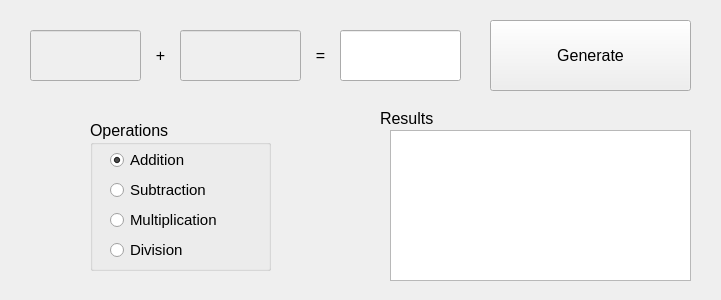
<?xml version="1.0" encoding="UTF-8"?>
<ui version="4.0">
 <class>Calculator</class>
 <widget class="QWidget" name="Calculator">
  <property name="geometry">
   <rect>
    <x>0</x>
    <y>0</y>
    <width>721</width>
    <height>300</height>
   </rect>
  </property>
  <property name="windowTitle">
   <string>Calculator</string>
  </property>
  <widget class="QLineEdit" name="lineEditOp1">
   <property name="enabled">
    <bool>false</bool>
   </property>
   <property name="geometry">
    <rect>
     <x>30</x>
     <y>30</y>
     <width>111</width>
     <height>51</height>
    </rect>
   </property>
   <property name="font">
    <font>
     <pointsize>12</pointsize>
    </font>
   </property>
  </widget>
  <widget class="QLineEdit" name="lineEditOp2">
   <property name="enabled">
    <bool>false</bool>
   </property>
   <property name="geometry">
    <rect>
     <x>180</x>
     <y>30</y>
     <width>121</width>
     <height>51</height>
    </rect>
   </property>
   <property name="font">
    <font>
     <pointsize>12</pointsize>
    </font>
   </property>
  </widget>
  <widget class="QLineEdit" name="resultLineEdit">
   <property name="geometry">
    <rect>
     <x>340</x>
     <y>30</y>
     <width>121</width>
     <height>51</height>
    </rect>
   </property>
   <property name="font">
    <font>
     <pointsize>12</pointsize>
    </font>
   </property>
  </widget>
  <widget class="QPushButton" name="controlPushButton">
   <property name="geometry">
    <rect>
     <x>490</x>
     <y>20</y>
     <width>201</width>
     <height>71</height>
    </rect>
   </property>
   <property name="font">
    <font>
     <pointsize>12</pointsize>
    </font>
   </property>
   <property name="text">
    <string>Generate</string>
   </property>
  </widget>
  <widget class="QGroupBox" name="opsGroupBox">
   <property name="geometry">
    <rect>
     <x>90</x>
     <y>120</y>
     <width>181</width>
     <height>151</height>
    </rect>
   </property>
   <property name="font">
    <font>
     <pointsize>12</pointsize>
    </font>
   </property>
   <property name="title">
    <string>Operations</string>
   </property>
   <widget class="QRadioButton" name="subtractionRadioButton">
    <property name="geometry">
     <rect>
      <x>20</x>
      <y>60</y>
      <width>111</width>
      <height>20</height>
     </rect>
    </property>
    <property name="font">
     <font>
      <pointsize>11</pointsize>
     </font>
    </property>
    <property name="text">
     <string>Subtraction</string>
    </property>
   </widget>
   <widget class="QRadioButton" name="divisionRadioButton">
    <property name="geometry">
     <rect>
      <x>20</x>
      <y>120</y>
      <width>111</width>
      <height>20</height>
     </rect>
    </property>
    <property name="font">
     <font>
      <pointsize>11</pointsize>
     </font>
    </property>
    <property name="text">
     <string>Division</string>
    </property>
   </widget>
   <widget class="QRadioButton" name="additionRadioButton">
    <property name="geometry">
     <rect>
      <x>20</x>
      <y>30</y>
      <width>111</width>
      <height>20</height>
     </rect>
    </property>
    <property name="font">
     <font>
      <pointsize>11</pointsize>
     </font>
    </property>
    <property name="text">
     <string>Addition</string>
    </property>
    <property name="checked">
     <bool>true</bool>
    </property>
   </widget>
   <widget class="QRadioButton" name="multiplicaionRadioButton">
    <property name="geometry">
     <rect>
      <x>20</x>
      <y>90</y>
      <width>111</width>
      <height>20</height>
     </rect>
    </property>
    <property name="font">
     <font>
      <pointsize>11</pointsize>
     </font>
    </property>
    <property name="text">
     <string>Multiplication</string>
    </property>
   </widget>
  </widget>
  <widget class="QLabel" name="operatorLabel">
   <property name="geometry">
    <rect>
     <x>145</x>
     <y>30</y>
     <width>31</width>
     <height>51</height>
    </rect>
   </property>
   <property name="font">
    <font>
     <pointsize>12</pointsize>
    </font>
   </property>
   <property name="text">
    <string>+</string>
   </property>
   <property name="alignment">
    <set>Qt::AlignCenter</set>
   </property>
  </widget>
  <widget class="QLabel" name="equalLabel">
   <property name="geometry">
    <rect>
     <x>300</x>
     <y>30</y>
     <width>41</width>
     <height>51</height>
    </rect>
   </property>
   <property name="font">
    <font>
     <pointsize>12</pointsize>
    </font>
   </property>
   <property name="text">
    <string>=</string>
   </property>
   <property name="alignment">
    <set>Qt::AlignCenter</set>
   </property>
  </widget>
  <widget class="QListView" name="resultListView">
   <property name="geometry">
    <rect>
     <x>390</x>
     <y>130</y>
     <width>301</width>
     <height>151</height>
    </rect>
   </property>
  </widget>
  <widget class="QLabel" name="resultLabel">
   <property name="geometry">
    <rect>
     <x>380</x>
     <y>110</y>
     <width>55</width>
     <height>16</height>
    </rect>
   </property>
   <property name="font">
    <font>
     <pointsize>12</pointsize>
    </font>
   </property>
   <property name="text">
    <string>Results</string>
   </property>
  </widget>
 </widget>
 <resources/>
 <connections/>
</ui>
